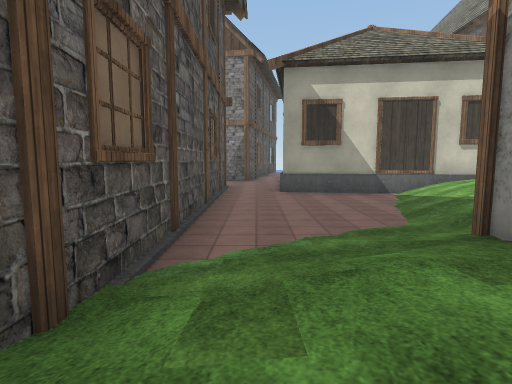
View 1 (above)

17 first-person views from a walk through a 3-D level made in the Unity game engine. The camera is 1.2 m above the floor, tilts 6° down and sees 80° across. The floor is counted in squares, 2 m on a side. Each view is taken from the middle of a square. On the plan, view 1 faces up. The plan holds only what a view shows up to about 9 squares ahead; the rest is blank. The place goes on beyond the plan. The player character is not drawn. Some animated figures are left out. Some surface patterns are stand-ins.

View 2
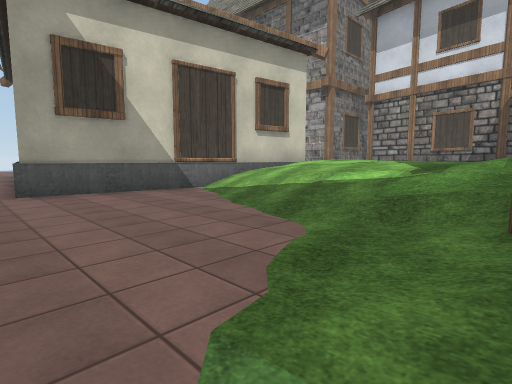

View 3
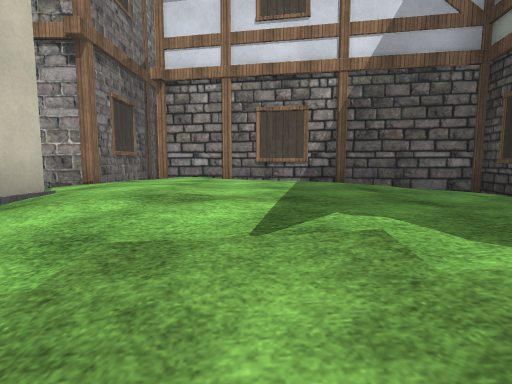

View 4
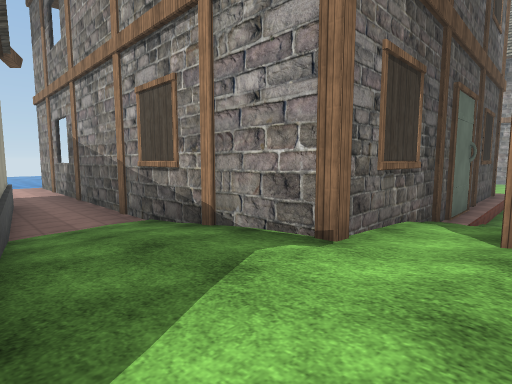

View 5
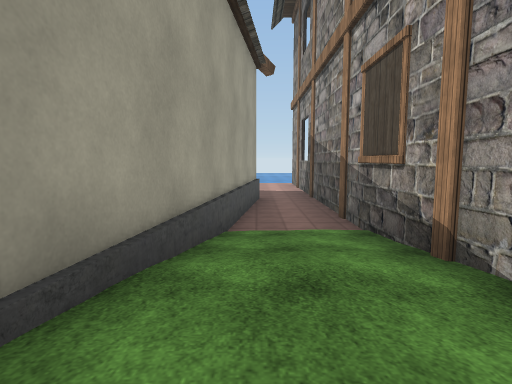

View 6
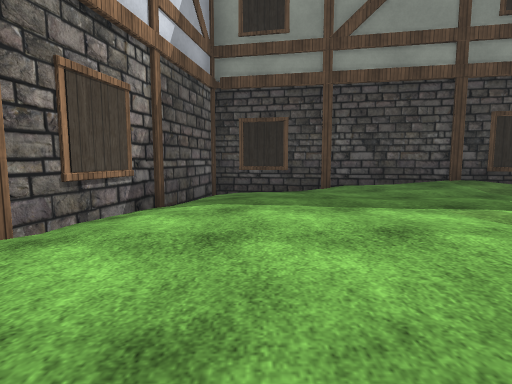

View 7
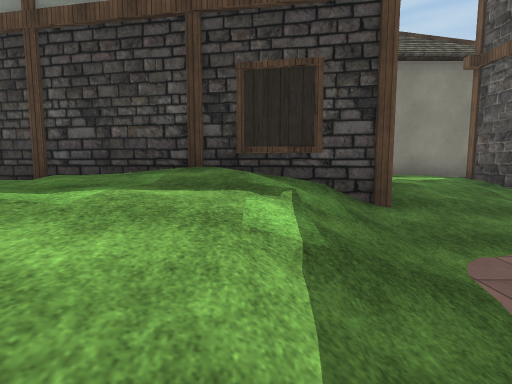

View 8
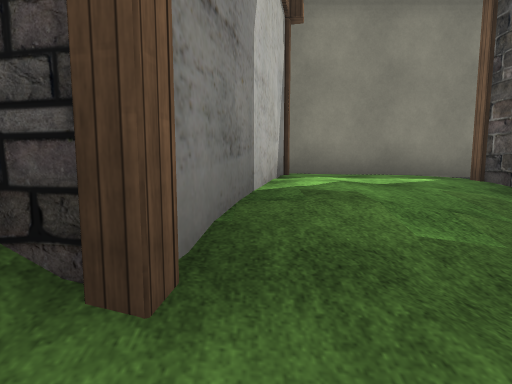

View 9
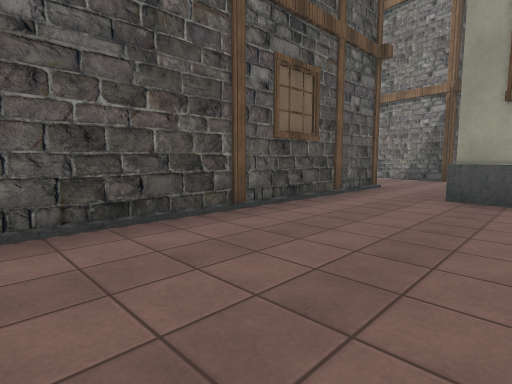

View 10
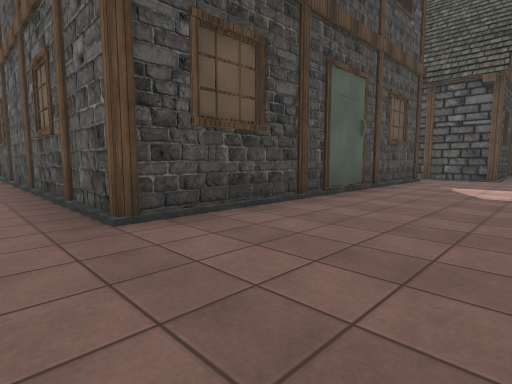

View 11
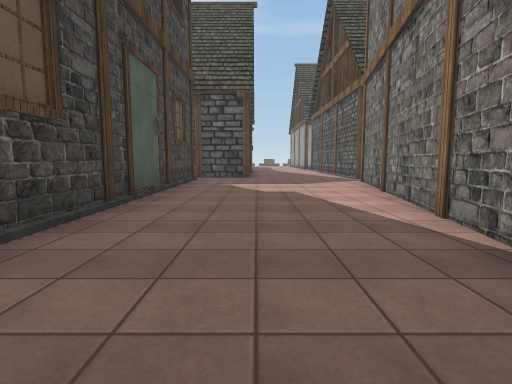

View 12
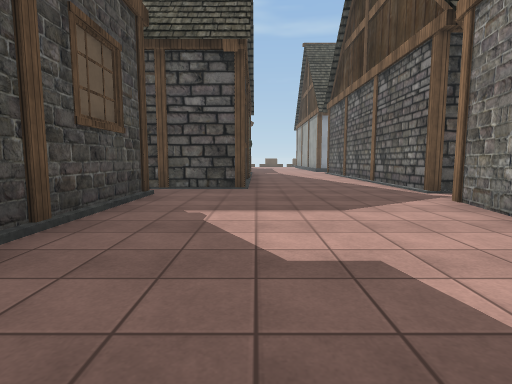

View 13
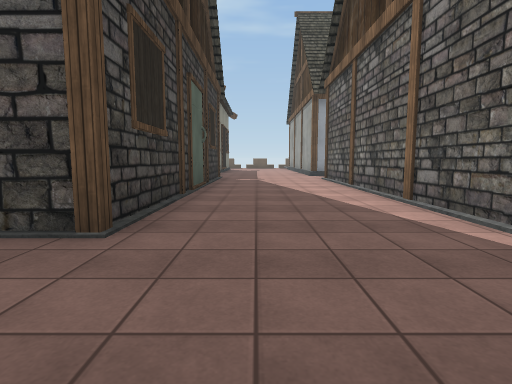

View 14
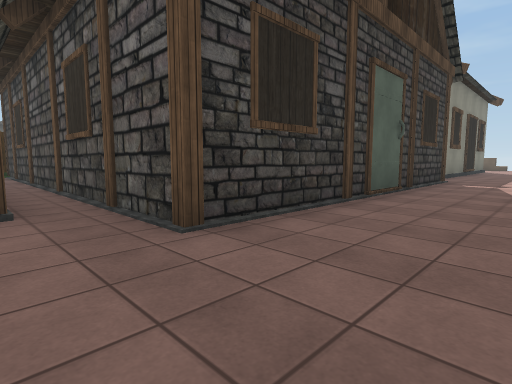

View 15
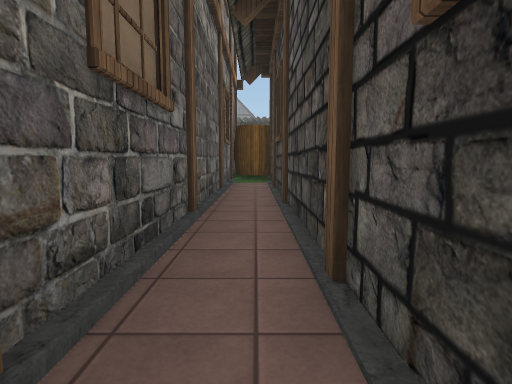

View 16
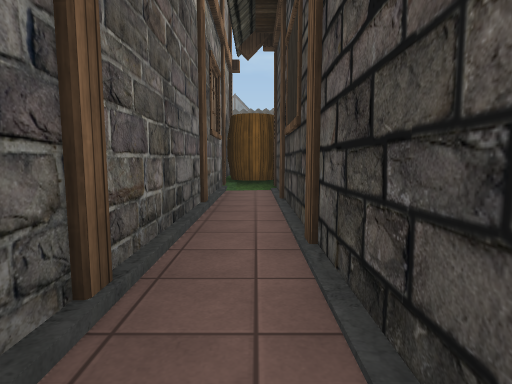

View 17
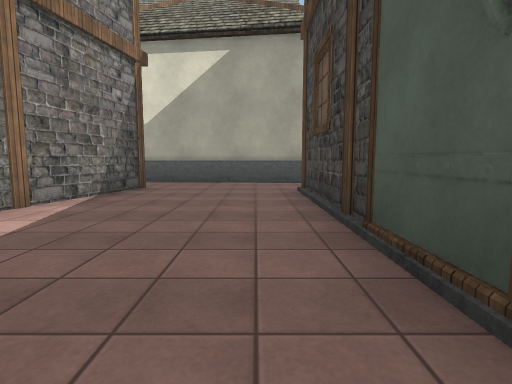

### Floor plan
Key: @ floor where view 1 was taken; # wall or solid block; . main floor; : floor 0.75 m higher than the main floor; + floor 1 m higher than the main floor; * floor 1.25 m higher than the main floor; / step, stairs or slope; ^ raised ledge; B barrel.
Columns run from 16 left of view 1 to 14 right of it. Each row starts with its distance up from view 1.
 17       #                  #.#
 16 #######.#####            ^.#
 15 ............#### .#     #..#
 14 ..................#     #..#
 13 ###..............#      #//#
 12   ####...........#      #//#
 11      #.#########.#      #//#
 10      #.#       #.##     #//####
  9      #.#       #...^#####//////
  8      #.#       #....////**+/#
  7      #.#       #....//+****##
  6      #.#       #...///****+#
  5      #.#       #...//+****/#
  4      #.#       #..///+*+++/#
  3      #.#       #///##/*++:/#
  2       B#       #//##########
  1       B#       #/:#
  0        #       #@:#
 -1                :::#
 -2               #####

Positions as (right, up) in squares from view 1, and headings:
1: (0, 0), facing up
2: (0, 3), facing up-right
3: (4, 6), facing right
4: (8, 8), facing up-right
5: (9, 9), facing up
6: (9, 9), facing down
7: (4, 7), facing down
8: (2, 4), facing down
9: (2, 4), facing up-left
10: (0, 14), facing down-left
11: (0, 13), facing left
12: (-4, 13), facing left
13: (-8, 14), facing left
14: (-9, 15), facing down-left
15: (-10, 10), facing down
16: (-10, 8), facing down
17: (-7, 12), facing right
